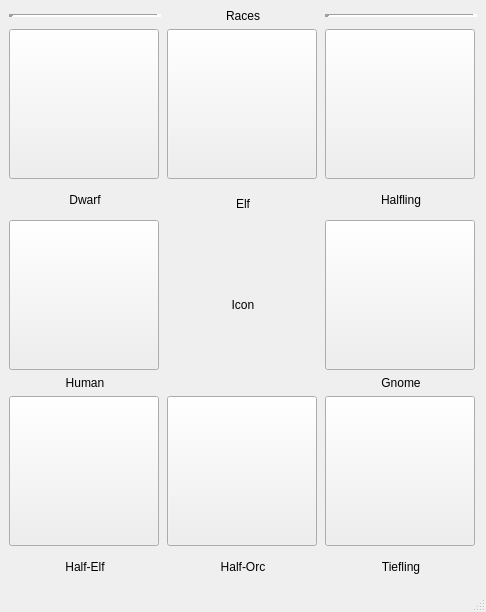
<?xml version="1.0" encoding="UTF-8"?>
<ui version="4.0">
 <class>Widget</class>
 <widget class="QMainWindow" name="Widget">
  <property name="geometry">
   <rect>
    <x>0</x>
    <y>0</y>
    <width>486</width>
    <height>612</height>
   </rect>
  </property>
  <property name="maximumSize">
   <size>
    <width>486</width>
    <height>612</height>
   </size>
  </property>
  <property name="windowTitle">
   <string>D&amp;D Races</string>
  </property>
  <property name="windowIcon">
   <iconset resource="Source.qrc">
    <normaloff>:/src/Icon.png</normaloff>:/src/Icon.png</iconset>
  </property>
  <property name="toolTipDuration">
   <number>-10</number>
  </property>
  <widget class="QWidget" name="centralwidget">
   <layout class="QGridLayout" name="gridLayout">
    <item row="0" column="1">
     <widget class="QLabel" name="label">
      <property name="text">
       <string>Races</string>
      </property>
      <property name="alignment">
       <set>Qt::AlignCenter</set>
      </property>
     </widget>
    </item>
    <item row="1" column="0">
     <layout class="QVBoxLayout" name="verticalLayout">
      <item>
       <widget class="QPushButton" name="btnDwarf">
        <property name="sizePolicy">
         <sizepolicy hsizetype="Fixed" vsizetype="Fixed">
          <horstretch>0</horstretch>
          <verstretch>0</verstretch>
         </sizepolicy>
        </property>
        <property name="minimumSize">
         <size>
          <width>150</width>
          <height>150</height>
         </size>
        </property>
        <property name="maximumSize">
         <size>
          <width>150</width>
          <height>150</height>
         </size>
        </property>
        <property name="text">
         <string/>
        </property>
        <property name="icon">
         <iconset resource="Source.qrc">
          <normaloff>:/src/DwarfOf.png</normaloff>:/src/DwarfOf.png</iconset>
        </property>
       </widget>
      </item>
      <item>
       <widget class="QLabel" name="dwarf">
        <property name="text">
         <string>Dwarf</string>
        </property>
        <property name="textFormat">
         <enum>Qt::MarkdownText</enum>
        </property>
        <property name="alignment">
         <set>Qt::AlignCenter</set>
        </property>
       </widget>
      </item>
     </layout>
    </item>
    <item row="1" column="1">
     <layout class="QVBoxLayout" name="verticalLayout_2">
      <property name="spacing">
       <number>15</number>
      </property>
      <item>
       <widget class="QPushButton" name="btnElf">
        <property name="sizePolicy">
         <sizepolicy hsizetype="Fixed" vsizetype="Fixed">
          <horstretch>0</horstretch>
          <verstretch>0</verstretch>
         </sizepolicy>
        </property>
        <property name="minimumSize">
         <size>
          <width>150</width>
          <height>150</height>
         </size>
        </property>
        <property name="maximumSize">
         <size>
          <width>150</width>
          <height>150</height>
         </size>
        </property>
        <property name="text">
         <string/>
        </property>
        <property name="icon">
         <iconset resource="Source.qrc">
          <normaloff>:/src/ElfOf.png</normaloff>:/src/ElfOf.png</iconset>
        </property>
       </widget>
      </item>
      <item>
       <widget class="QLabel" name="elf">
        <property name="text">
         <string>Elf</string>
        </property>
        <property name="textFormat">
         <enum>Qt::MarkdownText</enum>
        </property>
        <property name="alignment">
         <set>Qt::AlignCenter</set>
        </property>
       </widget>
      </item>
     </layout>
    </item>
    <item row="1" column="2">
     <layout class="QVBoxLayout" name="verticalLayout_3">
      <item>
       <widget class="QPushButton" name="btnHalfling">
        <property name="sizePolicy">
         <sizepolicy hsizetype="Fixed" vsizetype="Fixed">
          <horstretch>0</horstretch>
          <verstretch>0</verstretch>
         </sizepolicy>
        </property>
        <property name="minimumSize">
         <size>
          <width>150</width>
          <height>150</height>
         </size>
        </property>
        <property name="maximumSize">
         <size>
          <width>150</width>
          <height>150</height>
         </size>
        </property>
        <property name="text">
         <string/>
        </property>
        <property name="icon">
         <iconset resource="Source.qrc">
          <normaloff>:/src/HalfOf.png</normaloff>:/src/HalfOf.png</iconset>
        </property>
       </widget>
      </item>
      <item>
       <widget class="QLabel" name="halfling">
        <property name="text">
         <string>Halfling</string>
        </property>
        <property name="textFormat">
         <enum>Qt::MarkdownText</enum>
        </property>
        <property name="alignment">
         <set>Qt::AlignCenter</set>
        </property>
       </widget>
      </item>
     </layout>
    </item>
    <item row="2" column="0">
     <layout class="QVBoxLayout" name="verticalLayout_4">
      <item>
       <widget class="QPushButton" name="btnHuman">
        <property name="sizePolicy">
         <sizepolicy hsizetype="Fixed" vsizetype="Fixed">
          <horstretch>0</horstretch>
          <verstretch>0</verstretch>
         </sizepolicy>
        </property>
        <property name="minimumSize">
         <size>
          <width>150</width>
          <height>150</height>
         </size>
        </property>
        <property name="maximumSize">
         <size>
          <width>150</width>
          <height>150</height>
         </size>
        </property>
        <property name="text">
         <string/>
        </property>
        <property name="icon">
         <iconset resource="Source.qrc">
          <normaloff>:/src/HumanOf.png</normaloff>:/src/HumanOf.png</iconset>
        </property>
       </widget>
      </item>
      <item>
       <widget class="QLabel" name="human">
        <property name="text">
         <string>Human</string>
        </property>
        <property name="textFormat">
         <enum>Qt::MarkdownText</enum>
        </property>
        <property name="alignment">
         <set>Qt::AlignCenter</set>
        </property>
       </widget>
      </item>
     </layout>
    </item>
    <item row="2" column="1">
     <widget class="QLabel" name="Icon">
      <property name="maximumSize">
       <size>
        <width>152</width>
        <height>170</height>
       </size>
      </property>
      <property name="text">
       <string>Icon</string>
      </property>
      <property name="alignment">
       <set>Qt::AlignCenter</set>
      </property>
     </widget>
    </item>
    <item row="2" column="2">
     <layout class="QVBoxLayout" name="verticalLayout_5">
      <item>
       <widget class="QPushButton" name="btnGnome">
        <property name="sizePolicy">
         <sizepolicy hsizetype="Fixed" vsizetype="Fixed">
          <horstretch>0</horstretch>
          <verstretch>0</verstretch>
         </sizepolicy>
        </property>
        <property name="minimumSize">
         <size>
          <width>150</width>
          <height>150</height>
         </size>
        </property>
        <property name="maximumSize">
         <size>
          <width>150</width>
          <height>150</height>
         </size>
        </property>
        <property name="text">
         <string/>
        </property>
        <property name="icon">
         <iconset resource="Source.qrc">
          <normaloff>:/src/GnomeOf.png</normaloff>:/src/GnomeOf.png</iconset>
        </property>
       </widget>
      </item>
      <item>
       <widget class="QLabel" name="gnome">
        <property name="text">
         <string>Gnome</string>
        </property>
        <property name="textFormat">
         <enum>Qt::MarkdownText</enum>
        </property>
        <property name="alignment">
         <set>Qt::AlignCenter</set>
        </property>
       </widget>
      </item>
     </layout>
    </item>
    <item row="3" column="0">
     <layout class="QVBoxLayout" name="verticalLayout_6">
      <item>
       <widget class="QPushButton" name="btnHalfElf">
        <property name="sizePolicy">
         <sizepolicy hsizetype="Fixed" vsizetype="Fixed">
          <horstretch>0</horstretch>
          <verstretch>0</verstretch>
         </sizepolicy>
        </property>
        <property name="minimumSize">
         <size>
          <width>150</width>
          <height>150</height>
         </size>
        </property>
        <property name="maximumSize">
         <size>
          <width>150</width>
          <height>150</height>
         </size>
        </property>
        <property name="text">
         <string/>
        </property>
        <property name="icon">
         <iconset resource="Source.qrc">
          <normaloff>:/src/HElfOf.png</normaloff>:/src/HElfOf.png</iconset>
        </property>
       </widget>
      </item>
      <item>
       <widget class="QLabel" name="halfElf">
        <property name="text">
         <string>Half-Elf</string>
        </property>
        <property name="textFormat">
         <enum>Qt::MarkdownText</enum>
        </property>
        <property name="alignment">
         <set>Qt::AlignCenter</set>
        </property>
       </widget>
      </item>
     </layout>
    </item>
    <item row="3" column="1">
     <layout class="QVBoxLayout" name="verticalLayout_7">
      <item>
       <widget class="QPushButton" name="btnHalfOrc">
        <property name="sizePolicy">
         <sizepolicy hsizetype="Fixed" vsizetype="Fixed">
          <horstretch>0</horstretch>
          <verstretch>0</verstretch>
         </sizepolicy>
        </property>
        <property name="minimumSize">
         <size>
          <width>150</width>
          <height>150</height>
         </size>
        </property>
        <property name="maximumSize">
         <size>
          <width>150</width>
          <height>150</height>
         </size>
        </property>
        <property name="text">
         <string/>
        </property>
        <property name="icon">
         <iconset resource="Source.qrc">
          <normaloff>:/src/HOrcOf.png</normaloff>:/src/HOrcOf.png</iconset>
        </property>
       </widget>
      </item>
      <item>
       <widget class="QLabel" name="halfOrc">
        <property name="text">
         <string>Half-Orc</string>
        </property>
        <property name="textFormat">
         <enum>Qt::MarkdownText</enum>
        </property>
        <property name="alignment">
         <set>Qt::AlignCenter</set>
        </property>
       </widget>
      </item>
     </layout>
    </item>
    <item row="3" column="2">
     <layout class="QVBoxLayout" name="verticalLayout_8">
      <item>
       <widget class="QPushButton" name="btnTiefling">
        <property name="sizePolicy">
         <sizepolicy hsizetype="Fixed" vsizetype="Fixed">
          <horstretch>0</horstretch>
          <verstretch>0</verstretch>
         </sizepolicy>
        </property>
        <property name="minimumSize">
         <size>
          <width>150</width>
          <height>150</height>
         </size>
        </property>
        <property name="maximumSize">
         <size>
          <width>150</width>
          <height>150</height>
         </size>
        </property>
        <property name="text">
         <string/>
        </property>
        <property name="icon">
         <iconset resource="Source.qrc">
          <normaloff>:/src/TieflingOf.png</normaloff>:/src/TieflingOf.png</iconset>
        </property>
       </widget>
      </item>
      <item>
       <widget class="QLabel" name="tiefling">
        <property name="text">
         <string>Tiefling</string>
        </property>
        <property name="textFormat">
         <enum>Qt::MarkdownText</enum>
        </property>
        <property name="alignment">
         <set>Qt::AlignCenter</set>
        </property>
       </widget>
      </item>
     </layout>
    </item>
    <item row="0" column="0">
     <widget class="Line" name="line">
      <property name="lineWidth">
       <number>5</number>
      </property>
      <property name="orientation">
       <enum>Qt::Horizontal</enum>
      </property>
     </widget>
    </item>
    <item row="0" column="2">
     <widget class="Line" name="line_2">
      <property name="lineWidth">
       <number>5</number>
      </property>
      <property name="orientation">
       <enum>Qt::Horizontal</enum>
      </property>
     </widget>
    </item>
   </layout>
  </widget>
  <widget class="QMenuBar" name="menubar">
   <property name="geometry">
    <rect>
     <x>0</x>
     <y>0</y>
     <width>486</width>
     <height>21</height>
    </rect>
   </property>
  </widget>
  <widget class="QStatusBar" name="statusbar"/>
 </widget>
 <resources>
  <include location="Source.qrc"/>
 </resources>
 <connections/>
</ui>
